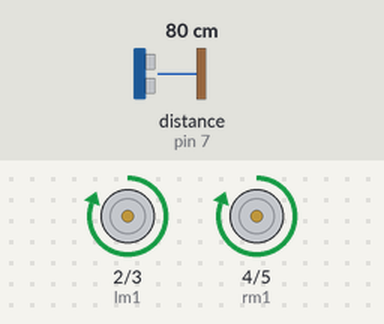
This sketch was run on a simulated Arduino Uno, built with avr-gcc and run on an emulated ATmega328P. Shown: motor-driver pin pairs drawn as motors (green arrow = first pin HIGH = forward, orange = second pin HIGH = backward, longer = more drive). Wiring (inferred from the names in the program): ultrasonic range finder: trigger pin 6; echo pin 7. Inputs (shaded band) come from the test bench; at power-on: distance to the obstacle (sensor on pin 7) 80 cm. The echo pulse lasts 58.3 µs per cm.

Above: at 1.8 s.
1.9 s: distance to the obstacle (sensor on pin 7) set to 2 cm
At 2.9 s:
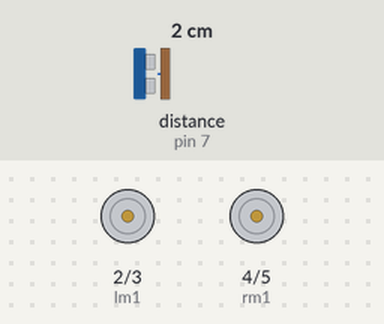
5.5 s: distance to the obstacle (sensor on pin 7) set to 18 cm
At 8.7 s:
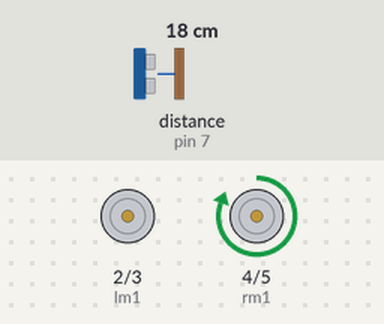
9.6 s: distance to the obstacle (sensor on pin 7) set to 22 cm
Timing chart, 0 to 15.5 s (numbered marks = the images above; inputs shaded):
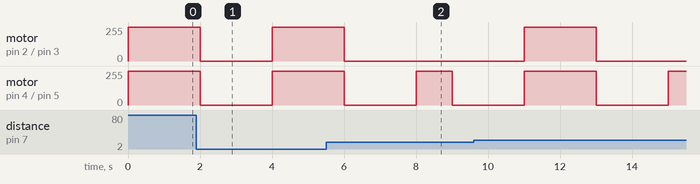

The sketch:

objet_detecftion.ino
```cpp
long cm,duration;
const int echoPin=7;
const int trigPin=6;

const int lm1=2;
const int lm2=3;
const int rm1=4;
const int rm2=5;
void setup()
{
  pinMode(lm1, OUTPUT);
  pinMode(lm2, OUTPUT);
  pinMode(rm1, OUTPUT);
  pinMode(rm2, OUTPUT);

  pinMode(trigPin, OUTPUT);
  pinMode(echoPin, INPUT);


}

void loop()
{
  digitalWrite(trigPin, LOW);
  delayMicroseconds(2); // Wait for 1000 millisecond(s)
  digitalWrite(trigPin, HIGH);
  delayMicroseconds(5);
  digitalWrite(trigPin, LOW);
  duration=pulseIn(echoPin,HIGH);
  // Wait for 1000 millisecond(s)

  cm=duration*0.034/2;
  if (cm<20){
    stop_bot();
    delay(2000);

    go_back();
    delay(2000);

    stop_bot();
    delay(2000);

    go_left();
    delay(1000);


  }
  else{
    go_straight();
    delay(1000);

  }
}

void go_straight()
  {


    digitalWrite(lm1,HIGH);
    digitalWrite(lm2,LOW);
    digitalWrite(rm1,HIGH);
    digitalWrite(rm2,LOW);

  }

void go_back()
  {

    digitalWrite(lm1,HIGH);
    digitalWrite(lm2,LOW);
    digitalWrite(rm1,HIGH);
    digitalWrite(rm2,LOW);
  }

void stop_bot()
  {


    digitalWrite(lm1,LOW);
    digitalWrite(lm2,LOW);
    digitalWrite(rm1,LOW);
    digitalWrite(rm2,LOW);
  }

void go_left()
  {

    digitalWrite(lm1,LOW);
    digitalWrite(lm2,LOW);
    digitalWrite(rm1,HIGH);
    digitalWrite(rm2,LOW);
  }

void go_right()
  {

    digitalWrite(lm1,HIGH);
    digitalWrite(lm2,LOW);
    digitalWrite(rm1,LOW);
    digitalWrite(rm2,LOW);
  }
```

Measured:
- after the input at 1.9 s, motor on pin 2 (lm1) / pin 3 (lm2), motor on pin 4 (rm1) / pin 5 (rm2): forward 255/255 → stopped after 0.11 s, → forward 255/255 2.0 s later
